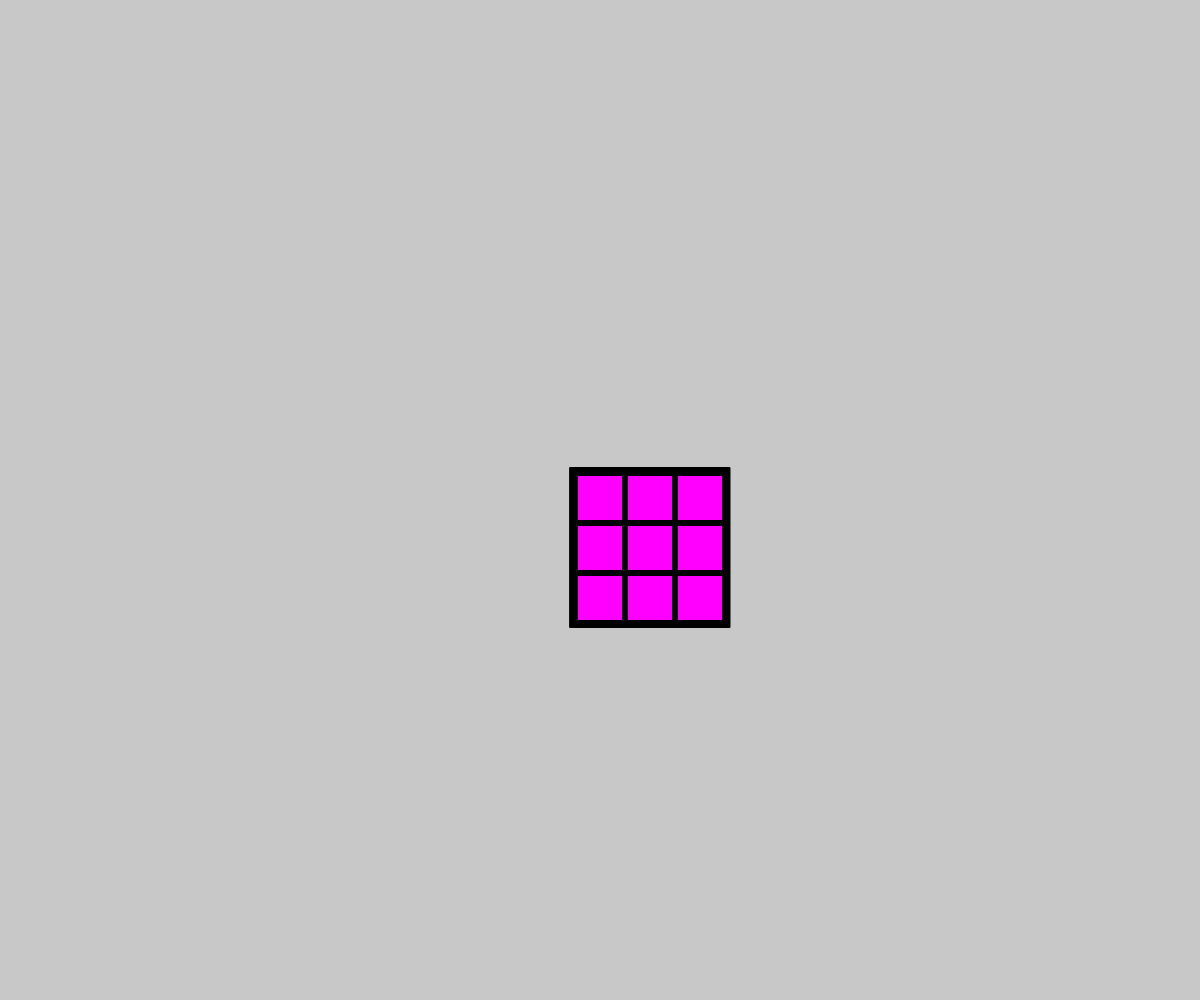
Frame 1 (no input)
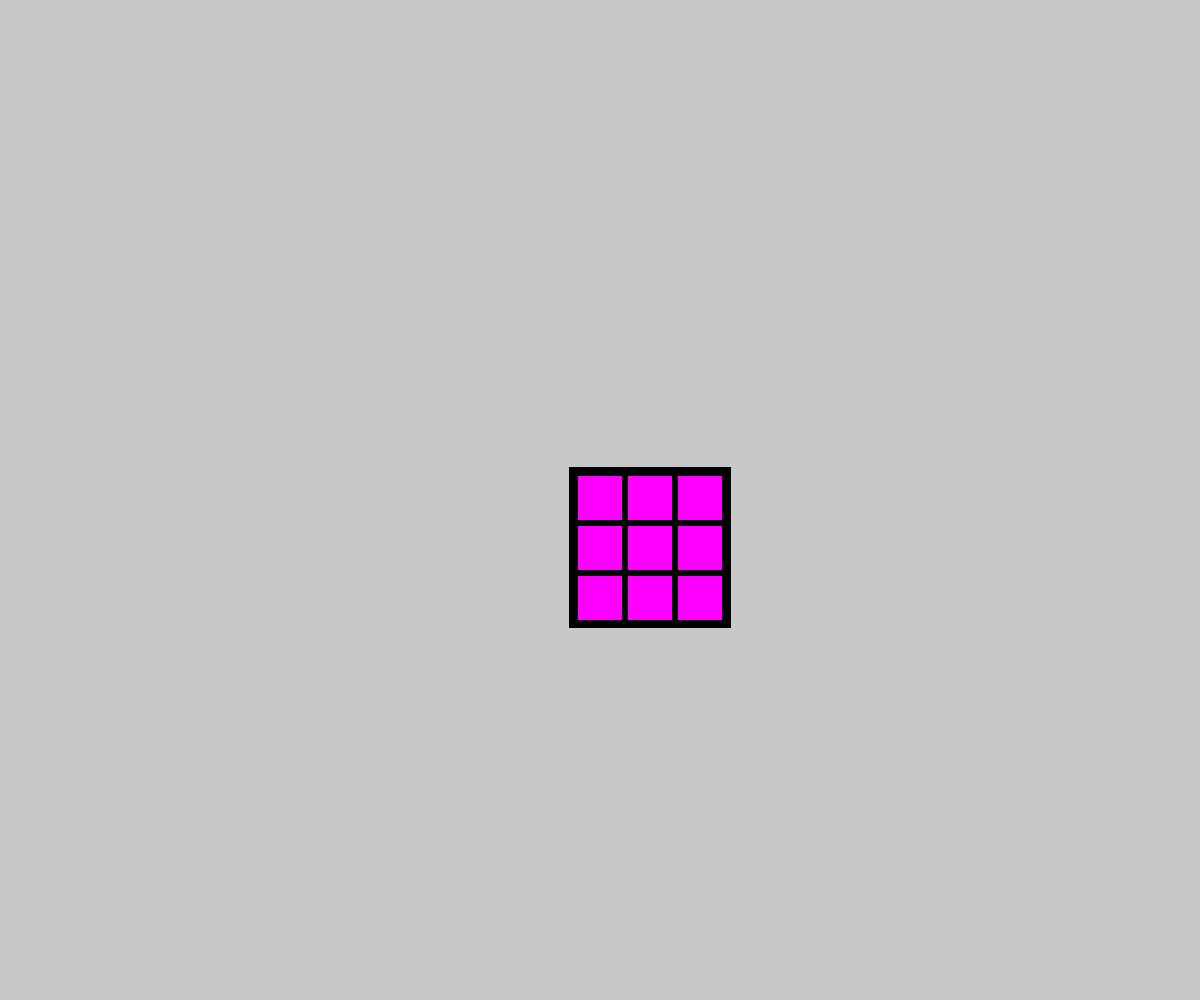
Frame 60 (no input)
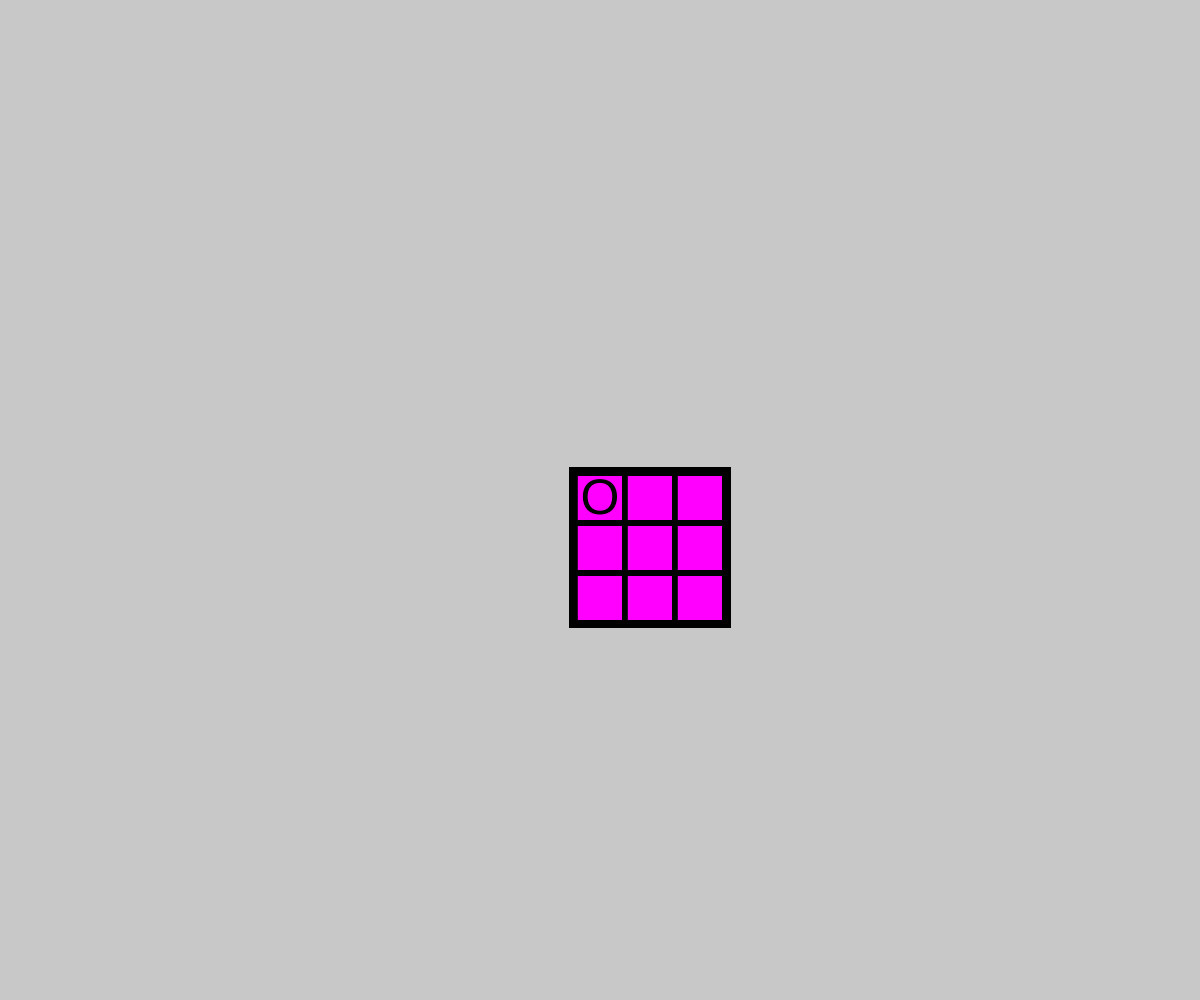
Frame 120 (the mouse pressed at the canvas centre since frame 60)

The p5.js sketch that drew these frames (run headless with seeded random() and noise() and a simulated clock; from frame 60 on, the mouse is pressed at the canvas centre):

// p5.js sketch
// ── sketch.js
let playerSymbols = ['X','O']
let posX, posY;
let gameSize = 50;
let currentPlayer = true;
let game = [
  ['','',''],
  ['','',''],
  ['','','']
]

function setup() {
  createCanvas(windowWidth,windowHeight);
  background(200);
  posX = width/2;
  posY = height/2;
  console.log("created game");
}

function draw() {
  drawGame(game, posX, posY, gameSize, color(0,0,0), color(255,0,255));
}

function drawGame(board, X, Y, size, color1, color2) {
  textSize(size);
  rectMode(CENTER);
  textAlign(CENTER,CENTER);
  fill(color1);
  square(X+size, Y+size-2.5,size*3+10);
  for(let y = 0; y < 3; y++){
    for(let x = 0; x < 3; x++){
      fill(color2);
      square(X+x*size, Y+y*size-2,size-5);
      fill(color1);
      text(board[y][x], X+x*size, Y+y*size);
    }
  }
}

function mouseMoved(){

}

function mousePressed(){
  console.log("mouse was clicked");
  if(mouseButton === LEFT){
    console.log("mouse button was left");
    for(let y = 0; y < 3; y++){
      for(let x = 0; x < 3; x++){
        if(insideSquare(mouseX, mouseY,posX+x*gameSize, posY+y*gameSize, (gameSize-5)/2)){
          if(game[y][x] == '') {
            game[y][x] = playerSymbols[int(currentPlayer)];
            currentPlayer = !currentPlayer;
            y = 3; // to break outer loop
            break;
          }
        }
        else{ console.log("not in " + x + "" + y);}
      }
    }
  }
}

function insideSquare(x1,y1,x2,y2,bSize) {
  console.log("testing boundry");
  if((x1<x2+bSize && x1>x2-bSize) && (y1<y2+bSize && y1>y2-bSize)){ 
    return true; 
  }
  else{ return false; }
}
